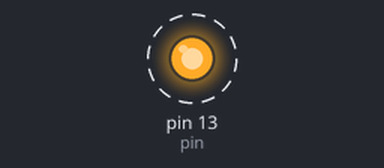
Simulated run of this sketch. Board: Arduino Uno, built with avr-gcc and run on an emulated ATmega328P. Parts: output pins drawn as LEDs (lit = HIGH). Dashed ring = blinking.

Above: at 0.5 s.
Timing chart, 0 to 4.6 s (numbered marks = the images above):
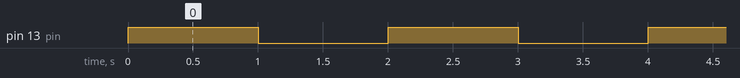

The sketch:

led_blinking_13.ino
```cpp
// C++ code
//
int pin = 13;
void setup()
{
    pinMode(pin, OUTPUT);
}

void loop()
{
    digitalWrite(LED_BUILTIN, HIGH);
    delay(1000); // Wait for 1000 millisecond(s)
    digitalWrite(LED_BUILTIN, LOW);
    delay(1000); // Wait for 1000 millisecond(s)
}
```

Measured:
- by itself, pin 13 (pin): alternates HIGH for 1.0 s and LOW for 1.0 s
